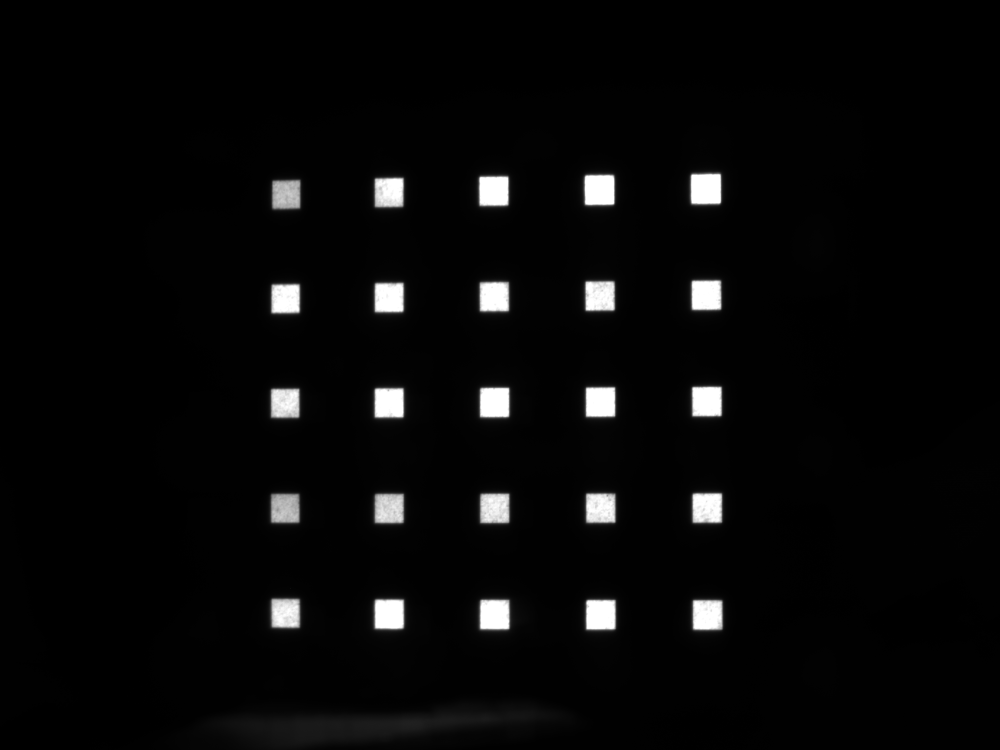
#> input picture A72/bin/Debug/net6.0-windows/capture/capture_roi.png, 4000 x 3000 px (shown at 1/4 size)
$ python ctf.py
#> lines starting #> are read from the running program, lines starting #| are printed output that depends on the picture; after the words box and inside, x2 and y2 are one past the last pixel; in counts of white or black regions, pixels touching at a corner belong together
### A72/bin/Debug/net6.0-windows/globalVar.py
import cv2
import os,stat
import numpy as np
import math
sides=['v','h']
colors=['B','G','R']
pattern_width=640
pattern_height=480
script_dir =  os.path.abspath(os.path.dirname(__file__))
pattern_folder=os.path.join(script_dir,"pattern")
capture_folder=os.path.join(script_dir,"capture")
process_folder=os.path.join(script_dir,"process")
def check_folder(folder_path):
    if os.path.exists(folder_path)==0:
        os.mkdir(folder_path)
        os.chmod(folder_path,stat.S_IWRITE)
        print("創建{}資料夾".format(os.path.basename(folder_path)))

# [23 lines left out: functions cmdcommand, show_pattern, close, not called in this run]
def show_image(img):
    cv2.namedWindow('Show Mason Image', cv2.WINDOW_NORMAL)
    cv2.imshow('Show Mason Image', img)
    cv2.waitKey(0)
    cv2.destroyAllWindows()

# [4 lines left out: function show2UI, not called in this run]


### A72/bin/Debug/net6.0-windows/ctf.py
import numpy as np
import cv2
import os,sys
from globalVar import *
import Flir_camera
from scipy.signal import argrelextrema , find_peaks
from data_collection import *
peak_distance=8
needCapture=False
script_dir =  os.path.abspath(os.path.dirname(__file__))
check_folder(capture_folder)
check_folder(process_folder)
def detect_roi(square,ratio):
    max_x=0
    max_y=0
    min_x=99999
    min_y=99999
    for point in square:
        if point[0]>max_x:
            max_x=point[0]
        if point[0]<min_x:
            min_x=point[0]
        if point[1]>max_y:
            max_y=point[1]
        if point[1]<min_y:
            min_y=point[1]
    mid_x=(min_x+max_x)/2
    mid_y=(min_y+max_y)/2
    length_x=max_x-min_x
    length_y=max_y-min_y
    shift_x=length_x*(1-ratio)/2
    shift_y=length_y*(1-ratio)/2
    x_min,y_min,x_max,y_max=int(min_x+shift_x),int(min_y+shift_y),int(max_x-shift_x),int(max_y-shift_y)

    #print("x_min,y_min,x_max,y_max:{},{},{},{}".format(x_min,y_min,x_max,y_max))
    return x_min,y_min,x_max,y_max
def ListSort(elem):
    return elem[1]*10+elem[0]
if needCapture==True:
    roi=cv2.imread(os.path.join(pattern_folder,"roi.png"),0)
    show_pattern(roi)
    Flir_camera.getpicture(os.path.join(capture_folder,"capture_roi.png"),333333,0)
    for half_lamda in range(1,4):
        for side in sides:
            for color in colors:
                img=cv2.imread(os.path.join(pattern_folder,"CTF_{}_{}_{}.png".format(half_lamda,side,color)))
                img_gray=cv2.cvtColor(img,cv2.COLOR_BGR2GRAY)
                show_pattern(img_gray)
                Flir_camera.getpicture(os.path.join(capture_folder,"capture_{}_{}_{}.png".format(half_lamda,side,color)),333333,0)
    close()

print("start")
roi_img=cv2.imread(os.path.join(capture_folder,"capture_roi.png"),0)
#> roi_img is the input picture: shape (3000, 4000); min 0, max 255, mean 8.2
ret,th1=cv2.threshold(roi_img,50,255,cv2.THRESH_BINARY)
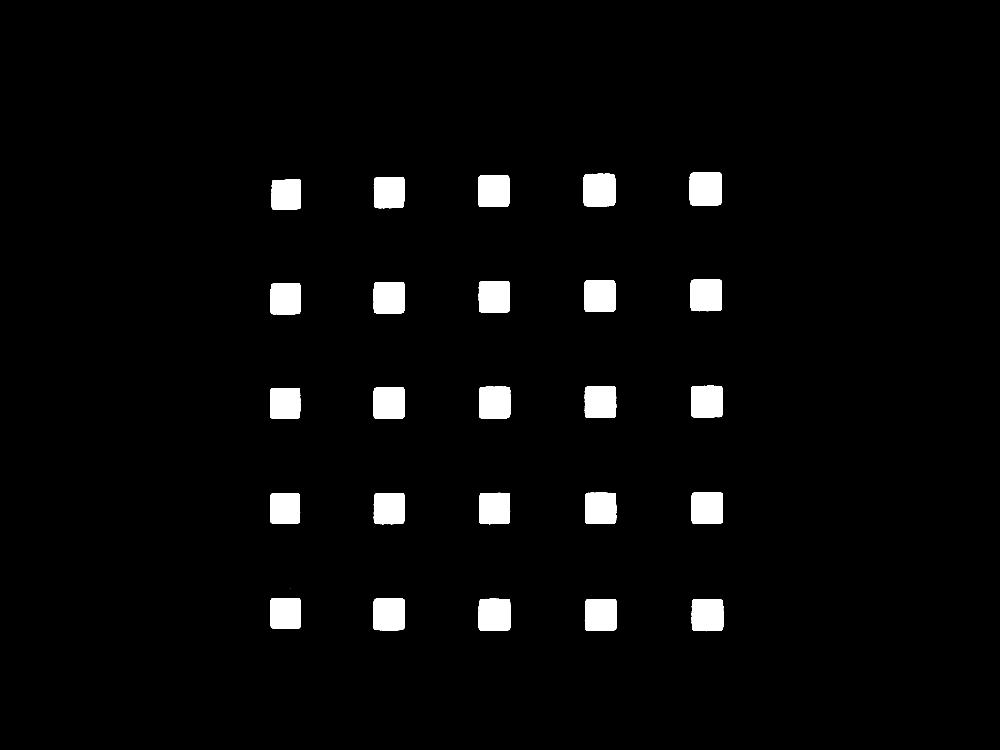
#> th1: shape (3000, 4000) (shown at 1/4 size); 3.2% white; 26 white regions (1 under 20 px), largest, box (x1, y1, x2, y2) and area: (2758, 689, 2888, 822) 16686, (2333, 695, 2462, 826) 16210, (1914, 2395, 2043, 2524) 15947
kernel=np.ones((5,5),np.uint8)
img = cv2.erode(th1, kernel,iterations=3)   # 侵蝕
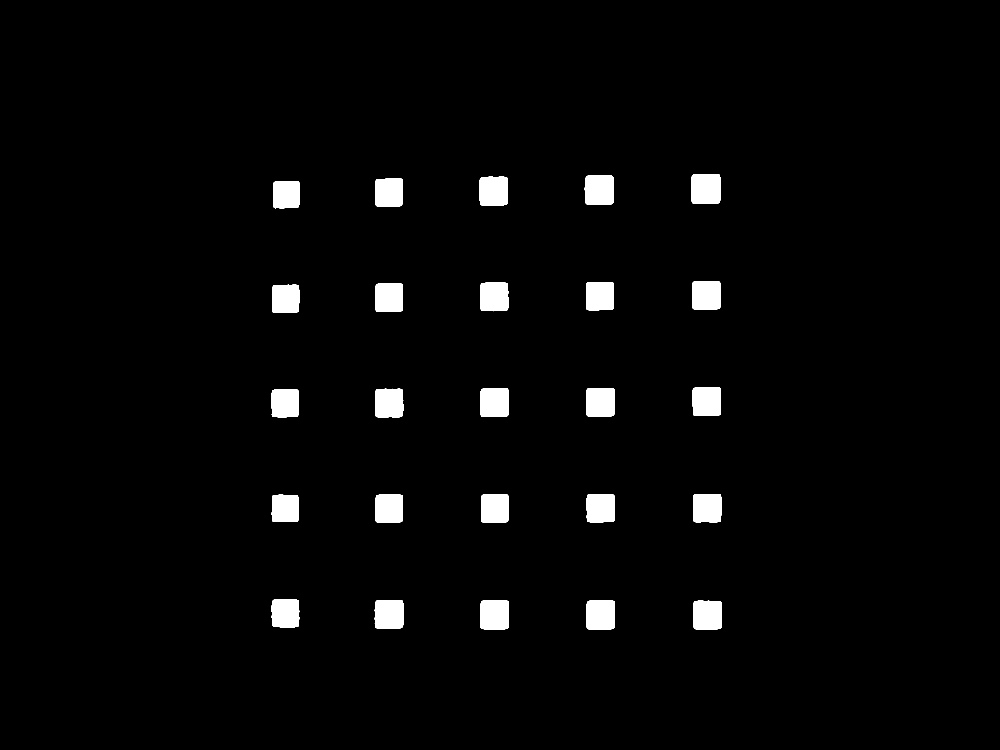
#> img: shape (3000, 4000) (shown at 1/4 size); 2.6% white; 25 white regions, largest, box (x1, y1, x2, y2) and area: (2765, 696, 2882, 816) 13622, (2339, 701, 2455, 819) 13201, (1921, 2401, 2036, 2517) 12951
img_out = cv2.dilate(img, kernel,iterations=3)  # 擴張
#> img_out: shape (3000, 4000); 3.2% white; 25 white regions
show_image(img_out)
contours, _hierarchy = cv2.findContours(img_out, cv2.RETR_EXTERNAL, cv2.CHAIN_APPROX_SIMPLE)
#> contours = 25 contours; largest, box (x1, y1, x2, y2) and area: (2759, 690, 2888, 822) 16380, (2333, 695, 2461, 825) 15927, (1915, 2395, 2042, 2523) 15641, (2340, 2396, 2466, 2524) 15524, (1493, 2394, 1620, 2521) 15472
index = 0
squares=[]
roi_list=[]
img_draw=roi_img.copy()
for cnt in contours:
    cnt_len = cv2.arcLength(cnt, True) #计算轮廓周长
    cnt = cv2.approxPolyDP(cnt, 0.02*cnt_len, True) #多边形逼近
    if  cv2.contourArea(cnt)>img_out.shape[0]*img_out.shape[1]//300000:#and cv2.isContourConvex(cnt) and len(cnt) == 4
        #print("Area:"+str(cv2.contourArea(cnt))+"cnt_len:"+str(len(cnt)))
        M = cv2.moments(cnt) #计算轮廓的矩
        cx = int(M['m10']/M['m00'])
        cy = int(M['m01']/M['m00'])#轮廓重心
        cnt = cnt.reshape(-1, 2)
        index = index + 1
        squares.append(cnt)
        x_min,y_min,x_max,y_max=detect_roi(cnt,1.0)
        roi_list.append([x_min,y_min,x_max,y_max])
        cv2.rectangle(img_draw, (x_min,y_min), (x_max,y_max), (255, 0, 255), 2)
#> this loop made 25 passes
#> (cnt_len, cnt, cx, cy, mid_x in detect_roi, mid_y in detect_roi, length_x in detect_roi, length_y in detect_roi) on passes 1 to 6: (485.3, [[2771, 2400], [2770, 2518], [2887, 2520], [2890, 2402]], 2829, 2459, 2830, 2460, 120, 120), (486.7, [[2347, 2398], [2342, 2518], [2461, 2518], [2463, 2400]], 2403, 2458, 2402.5, 2458, 121, 120), (488.1, [[1922, 2398], [1918, 2519], [2036, 2518], [2038, 2399]], 1978, 2458, 1978, 2458.5, 120, 121), (486, [[1501, 2396], [1495, 2514], [1613, 2516], [1616, 2398]], 1556, 2456, 1555.5, 2456, 121, 120), (470.3, [[1087, 2394], [1084, 2508], [1197, 2512], [1199, 2396]], 1141, 2452, 1141.5, 2453, 115, 118), (471.4, [[1501, 1975], [1497, 2090], [1613, 2092], [1615, 1976]], 1556, 2033, 1556, 2033.5, 118, 117)
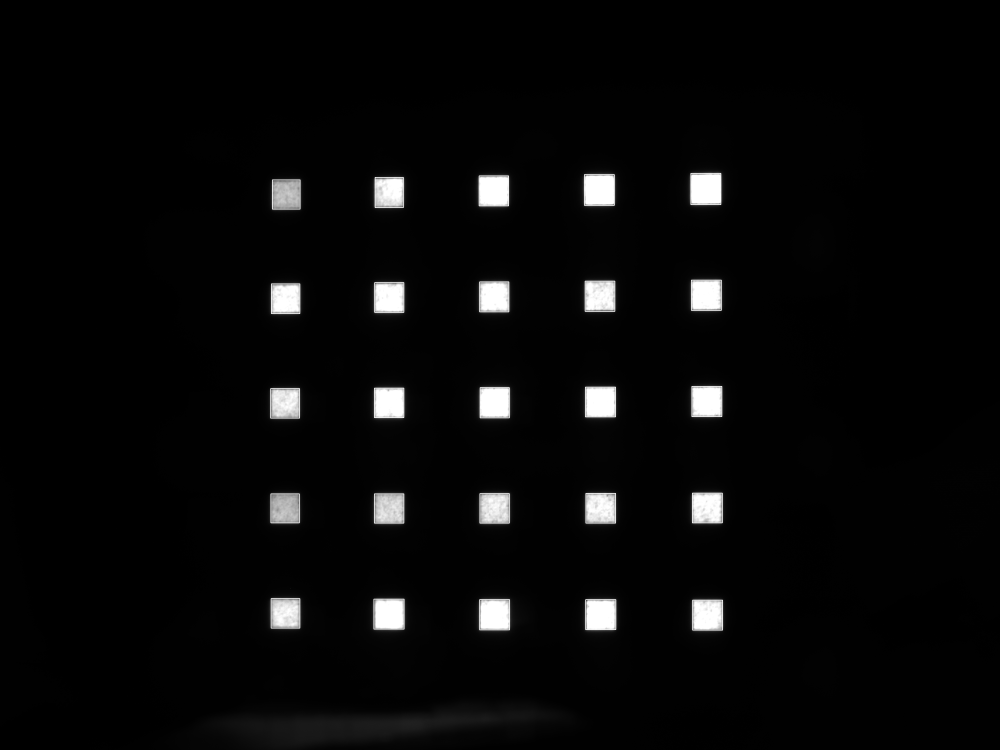
#> img_draw: shape (3000, 4000) (shown at 1/4 size); 0.3% of pixels changed, all inside (x1, y1, x2, y2) = (1081, 692, 2892, 2522)
#> after the loop, M = moments, m00 14570, centre m10/m00, m01/m00 = (2822.9, 755.4); cx = 2822; cy = 755; index = 25; roi_list = 25 items, first 6: [2770, 2400, 2890, 2520], [2342, 2398, 2463, 2518], [1918, 2398, 2038, 2519], [1495, 2396, 1616, 2516], [1084, 2394, 1199, 2512], [1497, 1975, 1615, 2092]; squares = 25 items; x_max = 2883; x_min = 2763; y_max = 818; y_min = 693
roi_list.sort(key=ListSort)
list_index=0
img_draw=cv2.cvtColor(img_draw,cv2.COLOR_GRAY2RGB)
#> img_draw: shape (3000, 4000, 3)
for roi_squares in roi_list:
    cv2.putText(img_draw,str(list_index),(roi_squares[0],roi_squares[3]), cv2.FONT_HERSHEY_SIMPLEX,1, (0,0,255), 1, cv2.LINE_AA)
    list_index+=1
#> this loop made 25 passes
#> roi_squares on passes 1 to 12: [1089, 719, 1200, 836], [1500, 709, 1613, 830], [1916, 703, 2034, 823], [2337, 698, 2457, 821], [2763, 693, 2883, 818], [1085, 1135, 1199, 1254], [1498, 1130, 1615, 1249], [1918, 1127, 2035, 1247], [2340, 1124, 2459, 1245], [2765, 1120, 2885, 1241], [1082, 1554, 1198, 1672], [1497, 1552, 1615, 1670]
#> after the loop, list_index = 25
cv2.imwrite(os.path.join(process_folder,"roi.png"),img_draw)


result_path =os.path.join(script_dir,"result.csv")
ctf_result_array=np.zeros((3,5,5,2,3),dtype=np.float32)
with open(result_path,'w') as f:
    for half_lamda in range(1,4):
        for side in sides:
            for color in colors:
#> (the run stopped early here; a loop or call above may not have finished)
